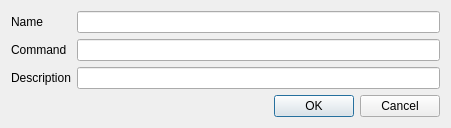
<ui version="4.0" >
 <class>ShellEditDlg</class>
 <widget class="QDialog" name="ShellEditDlg" >
  <property name="geometry" >
   <rect>
    <x>0</x>
    <y>0</y>
    <width>451</width>
    <height>122</height>
   </rect>
  </property>
  <property name="sizePolicy" >
   <sizepolicy vsizetype="Minimum" hsizetype="Preferred" >
    <horstretch>0</horstretch>
    <verstretch>0</verstretch>
   </sizepolicy>
  </property>
  <property name="windowTitle" >
   <string>Setup Custom Shell</string>
  </property>
  <layout class="QGridLayout" name="gridLayout" >
   <item row="0" column="0" >
    <widget class="QLabel" name="label" >
     <property name="layoutDirection" >
      <enum>Qt::RightToLeft</enum>
     </property>
     <property name="text" >
      <string>Name</string>
     </property>
    </widget>
   </item>
   <item row="0" column="1" >
    <widget class="QLineEdit" name="shellNameEdit" >
     <property name="enabled" >
      <bool>true</bool>
     </property>
     <property name="readOnly" >
      <bool>false</bool>
     </property>
    </widget>
   </item>
   <item row="1" column="0" >
    <widget class="QLabel" name="label_2" >
     <property name="layoutDirection" >
      <enum>Qt::RightToLeft</enum>
     </property>
     <property name="text" >
      <string>Command</string>
     </property>
    </widget>
   </item>
   <item row="1" column="1" >
    <widget class="QLineEdit" name="shellCmdEdit" />
   </item>
   <item row="2" column="0" >
    <widget class="QLabel" name="label_3" >
     <property name="layoutDirection" >
      <enum>Qt::RightToLeft</enum>
     </property>
     <property name="text" >
      <string>Description</string>
     </property>
    </widget>
   </item>
   <item row="2" column="1" >
    <widget class="QLineEdit" name="shellDescrEdit" />
   </item>
   <item row="3" column="0" colspan="2" >
    <widget class="QDialogButtonBox" name="buttonBox" >
     <property name="orientation" >
      <enum>Qt::Horizontal</enum>
     </property>
     <property name="standardButtons" >
      <set>QDialogButtonBox::Cancel|QDialogButtonBox::Ok</set>
     </property>
    </widget>
   </item>
  </layout>
 </widget>
 <resources/>
 <connections>
  <connection>
   <sender>buttonBox</sender>
   <signal>accepted()</signal>
   <receiver>ShellEditDlg</receiver>
   <slot>accept()</slot>
   <hints>
    <hint type="sourcelabel" >
     <x>257</x>
     <y>86</y>
    </hint>
    <hint type="destinationlabel" >
     <x>157</x>
     <y>121</y>
    </hint>
   </hints>
  </connection>
  <connection>
   <sender>buttonBox</sender>
   <signal>rejected()</signal>
   <receiver>ShellEditDlg</receiver>
   <slot>reject()</slot>
   <hints>
    <hint type="sourcelabel" >
     <x>305</x>
     <y>86</y>
    </hint>
    <hint type="destinationlabel" >
     <x>286</x>
     <y>121</y>
    </hint>
   </hints>
  </connection>
 </connections>
</ui>
